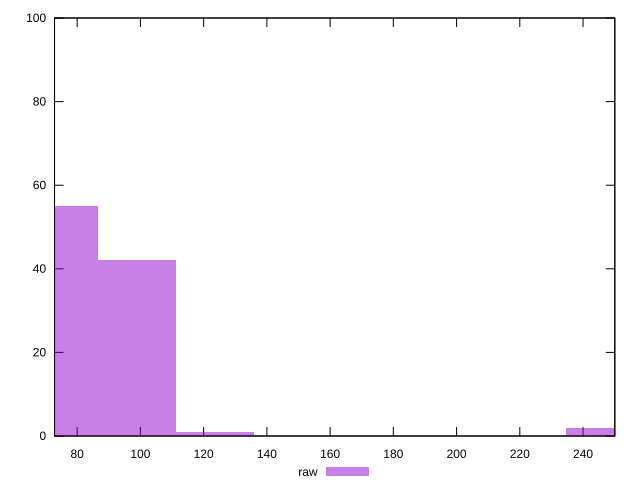

gnuplot code for this plot:
reset

$raw <<EOF
247.06946876308163 2
74.12084062892448 55
98.82778750523265 42
123.53473438154082 1
EOF

set key outside below
set boxwidth 24.706946876308162
set xrange [72.84100000000001:250.0530000000001]
set yrange [0:100]
set trange [0:100]
set style fill transparent solid 0.5 noborder
set terminal svg size 640, 490 enhanced background rgb 'white'
set output "report_00017_2021-02-10T15-08-03.406Z/server-response-time/samples/pages/raw/histogram.svg"

plot $raw title "raw" with boxes

reset
